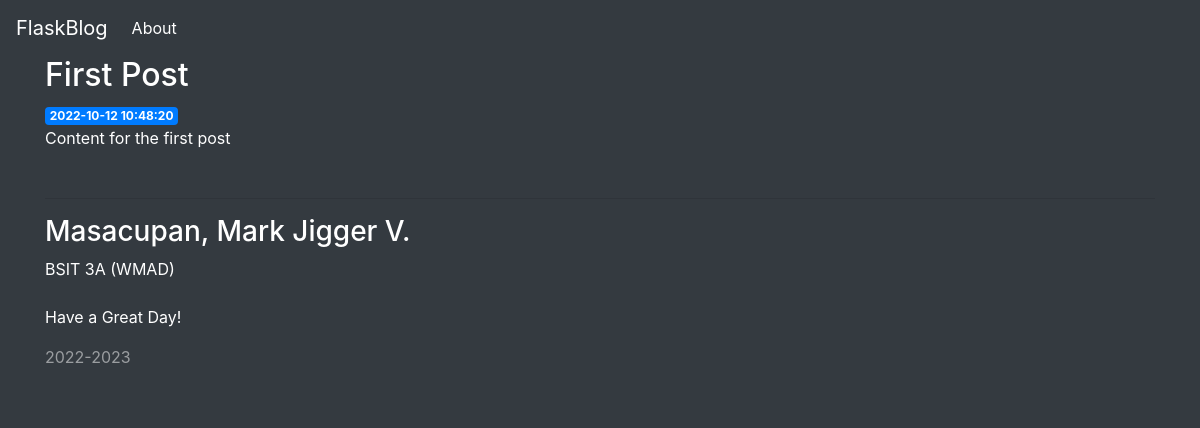
/1, run on an earlier commit of the app's database.
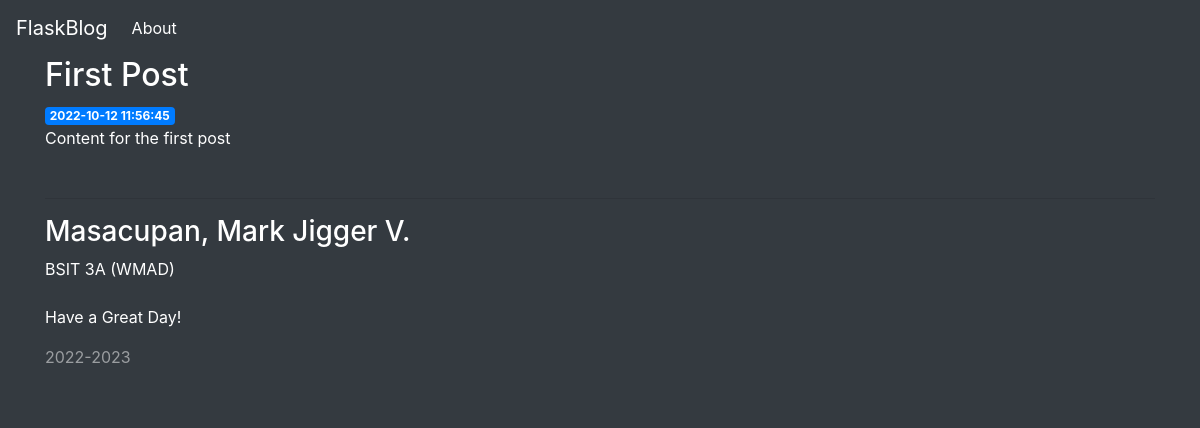
And on a later commit of the database.
### tables this page shows
CREATE TABLE posts (
    id INTEGER PRIMARY KEY AUTOINCREMENT,
    created TIMESTAMP NOT NULL DEFAULT CURRENT_TIMESTAMP,
    title TEXT NOT NULL,
    content TEXT NOT NULL
);

### app.py (the view)
@app.route('/<int:post_id>')
def post(post_id):
    post = get_post(post_id)
    return render_template('post.html', post=post)

### app.py (called while the page is built)
def get_db_connection():
    conn = sqlite3.connect('database.db')
    conn.row_factory = sqlite3.Row
    print("Test")
    return conn

def get_post(post_id):
    conn = get_db_connection()
    post = conn.execute('SELECT * FROM posts WHERE id = ?',
                        (post_id,)).fetchone()
    conn.close()
    if post is None:
        abort(404)
    return post

### templates/post.html
{% extends 'base.html' %}
{% block content %}
    <h2>{% block title %} {{ post['title'] }} {% endblock %}</h2>
    <span class="badge badge-primary">{{ post['created'] }}</span>
    <p>{{ post['content'] }}</p>
{% endblock %}

What changed in the data, as far as the page shows it:
changed posts "First Post": created "2022-10-12 10:48:20" → "2022-10-12 11:56:45"
